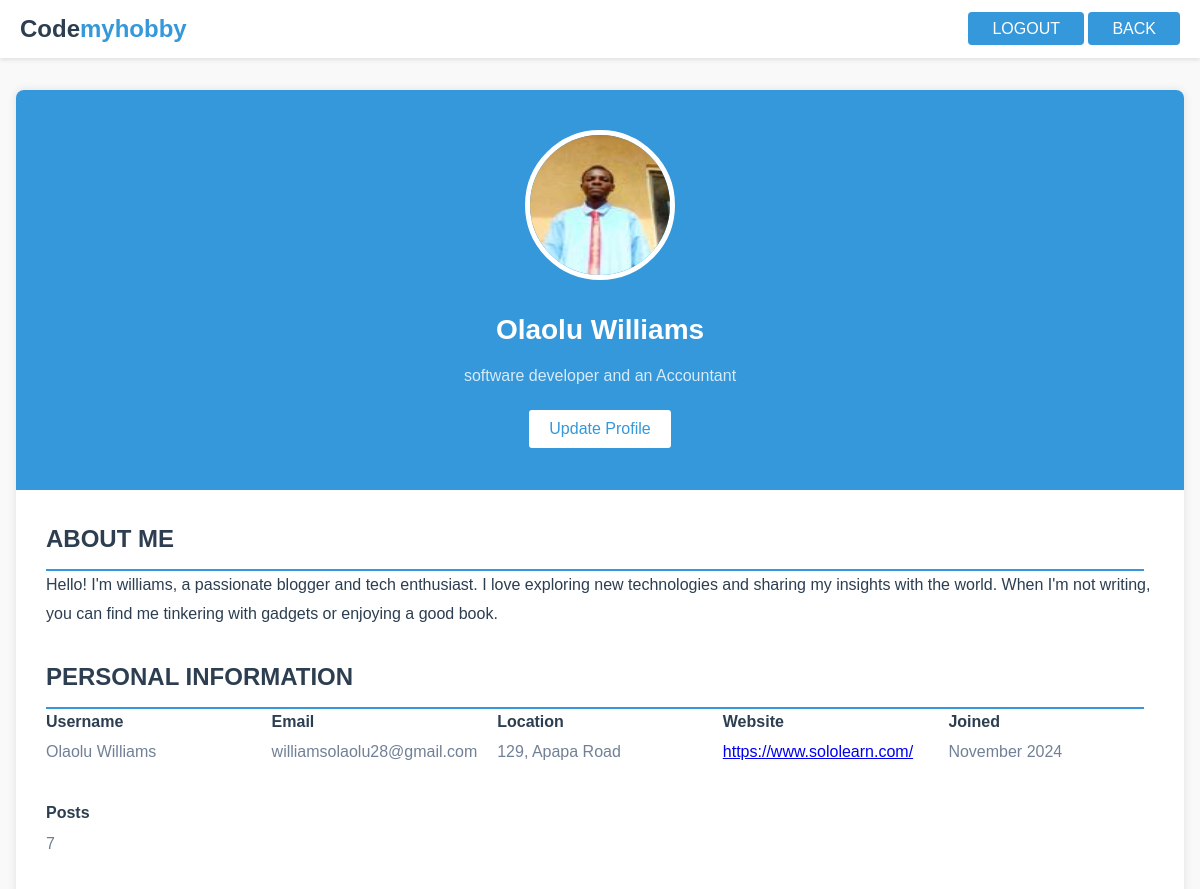
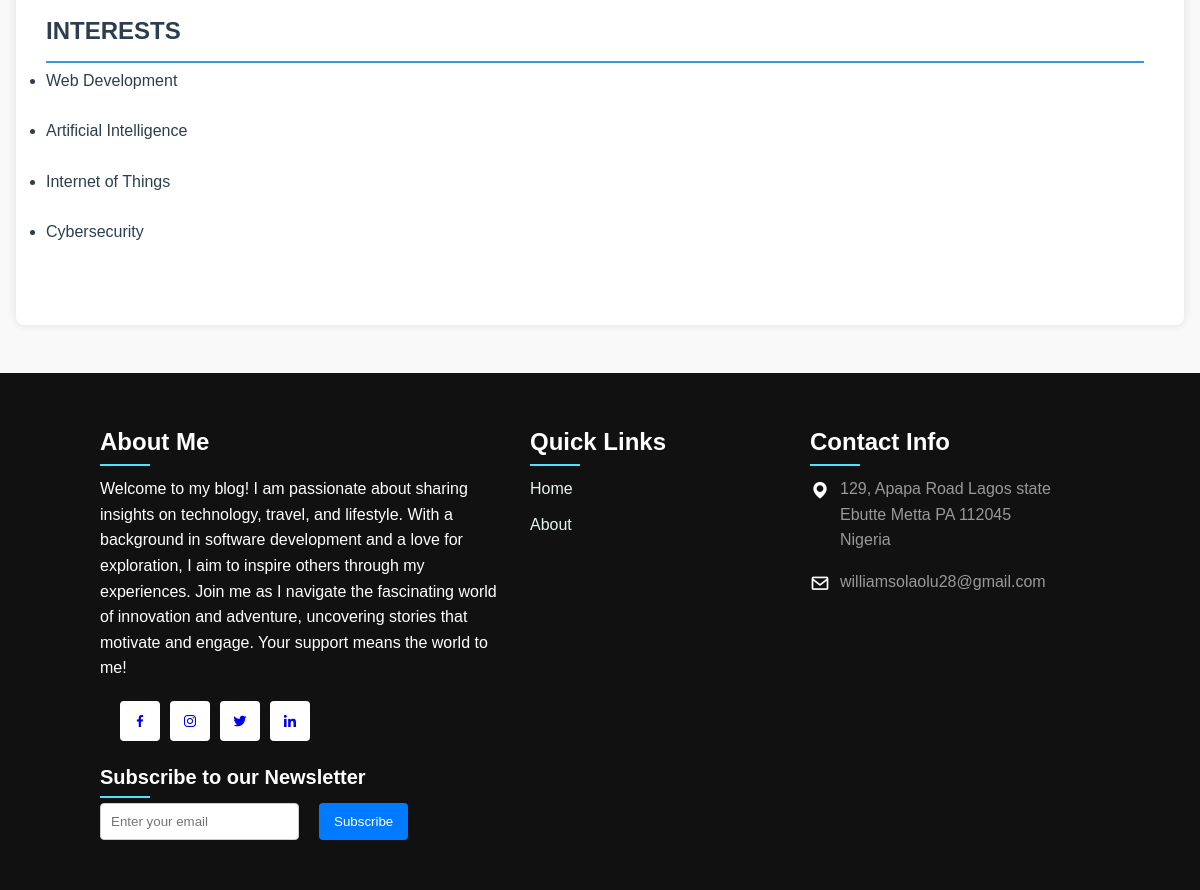
The app's page /profile (signed in) with its own data (2 pictures, top to bottom).
### flaskblog/models.py (models this page shows, shortened)
class User(db.Model, UserMixin):
    id = db.Column(db.Integer, primary_key=True)
    username = db.Column(db.String(20), unique=True, nullable=False)
    email = db.Column(db.String(120), unique=True, nullable=False)
    image_file = db.Column(db.String(20), nullable=False, default='default.jpg')
    password = db.Column(db.String(60), nullable=False)
    short_bio = db.Column(db.String(150), nullable=True)  # For brief descriptions
    long_bio = db.Column(db.Text, nullable=True)
    location = db.Column(db.String(100), nullable=True)  # User's location
    website = db.Column(db.String(120), nullable=True)  # User's website URL
    joined_date = db.Column(db.DateTime, nullable=False, default=datetime.utcnow)
    interests = db.relationship('Interest', secondary=user_interest, backref=db.backref('users', lazy='dynamic'))
    posts = db.relationship('Post', backref='author', lazy=True)
    comments = db.relationship('Comment', back_populates='user')

### flaskblog/routes.py (the view)
@app.route('/profile')
@login_required
def user_profile():
    image_file = url_for('static', filename='users/profile-pics/' + current_user.image_file)
    return render_template('user_profile.html', title='Profile', user=current_user, image_file=image_file)

### flaskblog/__init__.py (called while the page is built)
@login_manager.user_loader
def load_user(user_id):
    from flaskblog.models import User
    return User.query.get(int(user_id))

### flaskblog/templates/user_profile.html (shortened to what this page needs)
<!DOCTYPE html>
<html lang="en">
<head>
    <link href='https://unpkg.com/boxicons@2.1.4/css/boxicons.min.css' rel='stylesheet'>
    <link rel="stylesheet" href="{{url_for('static', filename='css/user_profile.css')}}">
</head>
<body>
    <header class="header">
        <a href="/" class="logo">
            <span>Code</span>
            <span>myhobby</span>
        </a>
        <div>
            {% if current_user.is_authenticated %}
            <a href="{{ url_for('logout') }}" class="logout-btn">LOGOUT</a>
            {% endif %}
            <a href="{{ url_for('home_page') }}" class="logout-btn">BACK</a>
        </div>
    </header>
    <div class="container">
        <main class="profile">
            <header class="profile-header">
                <img src="{{ url_for('static', filename='users/profile-pics/' + current_user.image_file) }}" alt="User Avatar" class="profile-avatar" id="user-avatar">
                <h1 class="profile-name">{{ user.username }}</h1>
                <p class="profile-tagline">{{ user.short_bio or "No bio available" }}</p>
                <button class="update-profile-btn" onclick="toggleEditMode()">Update Profile</button>
            </header>
            <div class="profile-content">
                <div id="view-profile">
                    <section class="profile-section">
                        <h2>ABOUT ME</h2>
                        <p class="profile-bio">{{ user.long_bio or "User hasn't shared a bio yet." }}</p>
                    </section>
                    <section class="profile-section">
                        <h2>PERSONAL INFORMATION</h2>
                        <div class="profile-info">
                            <div class="info-item">
                                <div class="info-label">Username</div>
                                <div class="info-value" id="username-value">{{ user.username }}</div>
                            </div>
                            <div class="info-item">
                                <div class="info-label">Email</div>
                                <div class="info-value" id="email-value">{{user.email}}</div>
                            </div>
                            <div class="info-item">
                                <div class="info-label">Location</div>
                                <div class="info-value" id="location-value">{{ user.location }}</div>
                            </div>
                            <div class="info-item">
                                <div class="info-label">Website</div>
                                <div class="info-value" id="website-value"><a href="{{ user.website }}">{{ user.website }}</a></div>
                            </div>
                            <div class="info-item">
                                <div class="info-label">Joined</div>
                                <div class="info-value">{{ user.joined_date.strftime('%B %Y') }}</div>
                            </div>
                            <div class="info-item">
                                <div class="info-label">Posts</div>
                                <div class="info-value" id="posts-value">{{user.posts | length }}</div>
                            </div>
                        </div>
                    </section>
                    <section class="profile-section intest">
                        <h2>INTERESTS</h2>
                        <ul>
                            <li>Web Development</li>
                            <li>Artificial Intelligence</li>
                            <li>Internet of Things</li>
                            <li>Cybersecurity</li>
                        </ul>
                    </section>
                </div>
            </div>
        </main>
    </div>
    {% block footer %}
        {% include 'footer.html' %}
    {% endblock %}
</body>
</html>

### flaskblog/templates/footer.html (shortened to what this page needs)
<footer>
    <div class="footer-container">
        <div class="sec aboutus">
            <h2>About Me</h2>
            <p>Welcome to my blog! I am passionate about sharing insights on technology, travel, and lifestyle. With a background in software development and a love for exploration, I aim to inspire others through my experiences. Join me as I navigate the fascinating world of innovation and adventure, uncovering stories that motivate and engage. Your support means the world to me!</p>
            <ul class="sci">
                <li><a href="https://web.facebook.com/profile.php?id=61562069513093" target="_blank"><i class="bx bxl-facebook"></i></a></li>
                <li><a href="https://www.instagram.com/olaolu.williams.98/" target="_blank"><i class="bx bxl-instagram"></i></a></li>
                <li><a href="https://x.com/OlaoluWilly2004" target="_blank"><i class="bx bxl-twitter"></i></a></li>
                <li><a href="https://www.linkedin.com/in/olaolu-williams-65a80021b" target="_blank"><i class="bx bxl-linkedin"></i></a></li>
            </ul>
        </div>
        <div class="sec quicklinks">
            <h2>Quick Links</h2>
            <ul>
                <li><a href="{{url_for('home_page')}}">Home</a></li>
                <li><a href="{{url_for('about')}}">About</a></li>
            </ul>
        </div>
        <div class="sec contactBx">
            <h2>Contact Info</h2>
            <ul class="info">
                <li>
                    <span><i class='bx bxs-map'></i></span>
                    <span>129, Apapa Road Lagos state <br> Ebutte Metta PA 112045 <br> Nigeria</span>
                </li>
                <li>
                    <span><i class='bx bx-envelope' ></i></span>
                    <p><a href="mailto:codemyhobby9@gmail.com">williamsolaolu28@gmail.com</a></p>
                </li>
            </ul>
        </div>
        <div class="sec newsletterBx">
            <h2>Subscribe to our Newsletter</h2>
            <form action="{{ url_for('subscribe') }}" method="POST" class="newsletter-form">
                <input type="email" name="email" placeholder="Enter your email" required>
                <button type="submit" class="subscribe-btn">Subscribe</button>
            </form>
        </div>
    </div>
</footer>
</body>
</html>

### flaskblog/static/css/user_profile.css (style rules this page uses)
:root { --primary-color: #3498db; --text-color: #2c3e50; --background-color: #f9f9f9; --white: #ffffff; --gray: #718096; }
* { margin: 0; padding: 0; box-sizing: border-box; font-family: 'Arial', sans-serif; }
body { background-color: var(--background-color); color: var(--text-color); line-height: 1.6; }
.header { background-color: var(--white); padding: 1rem 2rem; box-shadow: 0 2px 4px rgba(0,0,0,0.1); display: flex; justify-content: space-between; align-items: center; padding: 10px 20px; color: white; }
.logo { display: flex; align-items: center; text-decoration: none; }
.logo span:first-child { color: var(--text-color); font-size: 1.5rem; font-weight: bold; }
.logo span:last-child { color: var(--primary-color); font-size: 1.5rem; font-weight: bold; }
.logout-btn { background-color: var(--primary-color); color: var(--white); padding: 0.5rem 1.5rem; border: none; border-radius: 4px; text-decoration: none; cursor: pointer; font-size: 1rem; }
.container { max-width: 1200px; margin: 2rem auto; padding: 0 1rem; }
.profile { background-color: var(--white); border-radius: 8px; box-shadow: 0 0 10px rgba(0, 0, 0, 0.1); overflow: hidden; }
.profile-header { background-color: var(--primary-color); color: var(--white); text-align: center; padding: 40px 20px; }
.profile-avatar { width: 150px; height: 150px; border-radius: 50%; border: 5px solid var(--white); margin-bottom: 20px; }
.profile-name { font-size: 28px; margin: 0; }
.profile-tagline { font-size: 16px; margin: 10px 0 0; opacity: 0.8; }
.profile-content { padding: 30px; }
.profile-section { margin-bottom: 30px; }
.profile-section h2 { color: var(--text-color); border-bottom: 2px solid var(--primary-color); padding-bottom: 10px; margin-top: 0; margin-right: 10px; }
.intest ul li { color: var(--text-color); padding-bottom: 20px; padding-top: 5px; }
.profile-info { display: grid; grid-template-columns: repeat(auto-fit, minmax(200px, 1fr)); gap: 20px; }
.info-item { margin-bottom: 15px; }
.info-label { font-weight: bold; color: var(--text-color); margin-bottom: 5px; }
.info-value { color: var(--gray); }
.profile-bio { line-height: 1.8; }
.update-profile-btn { background-color: var(--white); color: var(--primary-color); border: 2px solid var(--primary-color); padding: 10px 20px; border-radius: 5px; font-size: 16px; cursor: pointer; transition: all 0.3s ease; margin-top: 20px; }
footer { position: relative; width: 100%; height: auto; padding: 50px 100px; margin-top: 3rem; background: #111; display: flex; font-family: sans-serif; justify-content: space-between; }
.footer-container { display: flex; justify-content: space-between; flex-wrap: wrap; flex-direction: row; }
.footer-container .sec { margin-right: 30px; }
.footer-container .sec.aboutus { width: 40%; }
.footer-container h2 { position: relative; color: #fff; margin-bottom: 15px; }
.footer-container h2::before { content: ''; position: absolute; bottom: -5px; left: 0; width: 50px; height: 2px; background: rgb(77, 228, 255); }
footer p { color: #fff; }
.sci { margin: 20px; display: flex; }
.sci li { list-style: none; }
.sci li a { display: inline-block; width: 40px; height: 40px; background: white; display: flex; justify-content: center; align-items: center; margin-right: 10px; text-decoration: none; border-radius: 4px; transition: .5s; }
.quicklinks { position: relative; width: 25%; }
.quicklinks ul li { list-style: none; }
.quicklinks ul li a { color: #e9f3ed; text-decoration: none; margin-bottom: 10px; display: inline-block; transition: .3s; }
.footer-container .contactBx { width: calc(35% - 60px); margin-right: 0 !important; }
.contactBx .info { position: relative; }
.contactBx .info li { display: flex !important; margin-bottom: 16px; }
.contactBx .info li span:nth-child(1) { color: #fff; font-size: 20px; margin-right: 10px; }
.contactBx .info li span { color: #999; }
.contactBx .info li a { color: #999; text-decoration: none; transition: .5s; }
.newsletterBx h2 { margin-bottom: 10px; font-size: 20px; }
.newsletter-form { display: flex; gap: 20px; }
.newsletter-form input[type="email"] { flex: 1; padding: 10px; border: 1px solid #ccc; border-radius: 4px; }
.newsletter-form .subscribe-btn { padding: 10px 15px; background-color: #007bff; color: white; border: none; border-radius: 4px; cursor: pointer; }

### records on screen
User: image_file (picture), username "Olaolu Williams", short_bio "software developer and an Accountant", long_bio "Hello! I'm williams, a passionate blogger and tech enthusiast. I love exploring new technologies and sharing my insights with the world. When I'm not writing, you can find me tinkering with gadgets or enjoying a good book.", email "williamsolaolu28@gmail.com", location "129, Apapa Road", website "https://www.sololearn.com/", joined_date "November 2024"

### other values on screen
{{ user.posts | length }} "7"
